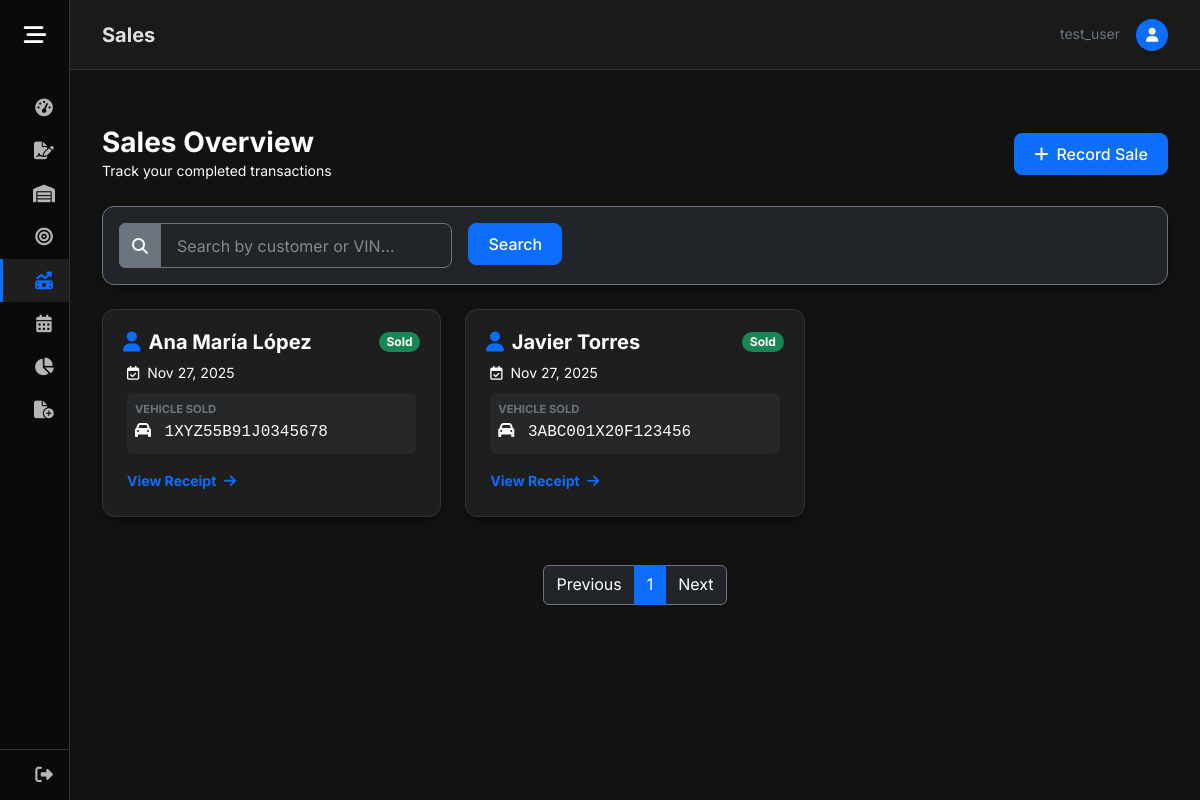
Page /sales (signed in) on the committed database.
### GDMFX/models.py (models this page shows, shortened)
class Sales(models.Model):
    lead = models.OneToOneField(Leads, on_delete=models.CASCADE)
    created_at = models.DateTimeField(auto_now_add=True)
    vehicle_sold = models.ForeignKey(Vehicles, on_delete=models.SET_NULL, null=True, blank=True)
    PHASE_CHOICES = [
        ('Test Drive', 'Test Drive'),
        ('In progress', 'In progress'),
        ('Closed', 'Closed'),
    ]
    phase = models.CharField(max_length=20, choices=PHASE_CHOICES, default='Test Drive')
    selling_date = models.DateField(null=True, blank=True)
    user = models.ForeignKey(User, on_delete=models.CASCADE)

class Leads(models.Model):
    name = models.CharField(max_length=150)
    interested = models.ForeignKey(Vehicles, on_delete=models.SET_NULL, null=True, blank=True)
    source = models.CharField(max_length=150)
    LEAD_STATUS_CHOICES = [
        ('Interested', 'Interested'),
        ('Contacted', 'Contacted'),
        ('Qualified', 'Qualified'),
    ]
    status = models.CharField(max_length=20, choices=LEAD_STATUS_CHOICES, default='Interested')
    user = models.ForeignKey(User, on_delete=models.SET_NULL, null=True, blank=True)
    contact_date = models.DateTimeField(null=True, blank=True)
    bullet = models.DecimalField(max_digits=12, decimal_places=2, null=True, blank=True)

class Vehicles(models.Model):
    vin = models.CharField(max_length=17, unique=True)
    brand = models.CharField(max_length=50)
    model = models.CharField(max_length=50)
    CONDITION_CHOICES = [
        ('Used', 'Used'),
        ('New', 'New'),
    ]
    condition = models.CharField(max_length=10, choices=CONDITION_CHOICES)
    km = models.IntegerField(default=0)
    color = models.CharField(max_length=50)
    price_adquisition = models.DecimalField(max_digits=12, decimal_places=2, null=True, blank=True)
    selling_price = models.DecimalField(max_digits=12, decimal_places=2, null=True, blank=True)
    integration_date = models.DateField(null=True, blank=True)
    STATUS_CHOICES = [
        ('Available', 'Available'),
        ('Sold', 'Sold'),
    ]
    status = models.CharField(max_length=10, choices=STATUS_CHOICES)
    user = models.ForeignKey(User, on_delete=models.CASCADE)

### GDMFX/views.py (the view)
# urls.py: path('sales', views.sales, name='sales'),
@login_required
def sales(request):
    if request.method == "POST":
        search = request.POST['search']
        if search:
            sale = Sales.objects.filter(
                Q(lead__name__contains=search) | Q(vehicle_sold__vin__contains=search),
                user=request.user
            )
        else:
            sale = Sales.objects.filter(user=request.user)
        paginator = Paginator(sale, ITEMS_PER_PAGE)
        page_number = request.GET.get('page')
        page_obj = paginator.get_page(page_number)
        return render(request, 'sales.html',{'sales': page_obj} )
    else:
        sale = Sales.objects.filter(user=request.user)
        paginator = Paginator(sale, ITEMS_PER_PAGE)
        page_number = request.GET.get('page')
        page_obj = paginator.get_page(page_number)
        return render(request, 'sales.html',{'sales': page_obj} )

### GDMFX/templates/sales.html (shortened to what this page needs)
{% extends 'base.html' %}
{% load static %}
{% block page_title %}Sales{% endblock %}
{% block content %}
<div class="row mb-4 align-items-center">
    <div class="col-md-6">
        <h1 class="h3 mb-0 text-white fw-bold">Sales Overview</h1>
        <p class="text-white small mb-0">Track your completed transactions</p>
    </div>
    <div class="col-md-6 text-md-end mt-3 mt-md-0">
        <a href="{% url 'new_sale' %}" class="btn btn-primary">
            <i class="fa-solid fa-plus me-2"></i>Record Sale
        </a>
    </div>
</div>
<form method="POST">
    <div class="row mb-4">
        <div class="col-md-12">
            <div class="card bg-dark border-secondary">
                <div class="card-body p-3">
                    <div class="row g-3">
                        <div class="col-md-4">
                            <div class="input-group">
                                <span class="input-group-text bg-secondary border-secondary text-light"><i
                                        class="fa-solid fa-magnifying-glass"></i></span>
                                <input type="text" class="form-control bg-dark text-light border-secondary"
                                    placeholder="Search by customer or VIN..." name="search">
                            </div>
                        </div>
                        <div class="col-md-3">
                            <button type="submit" class="btn btn-primary">Search</button>
                        </div>
                    </div>
                </div>
            </div>
        </div>
    </div>
</form>
<div class="row row-cols-1 row-cols-md-2 row-cols-lg-3 g-4">
    {% for sale in sales.object_list %}
    <div class="col">
        <a href="{% url 'show_sales' sale.id %}" class="text-decoration-none">
            <div class="card card-premium h-100 card-hover">
                <div class="card-header d-flex justify-content-between align-items-center border-bottom-0 pb-0">
                    <div>
                        <h5 class="card-title text-white fw-bold mb-0">
                            <i class="fa-solid fa-user me-2 text-primary"></i>{{ sale.lead.name }}
                        </h5>
                    </div>
                    <span class="badge bg-success rounded-pill">Sold</span>
                </div>
                <div class="card-body pt-2">
                    <p class="text-white small mb-2">
                        <i class="fa-regular fa-calendar-check me-1"></i> {{ sale.created_at|date:"M d, Y" }}
                    </p>
                    <div class="p-2 rounded bg-secondary bg-opacity-10 mb-3">
                        <small class="d-block text-secondary text-uppercase fw-bold" style="font-size: 0.7rem;">Vehicle
                            Sold</small>
                        <span class="text-light fw-medium font-monospace">
                            {% if sale.vehicle_sold %}
                            <i class="fa-solid fa-car me-1"></i> {{ sale.vehicle_sold.vin }}
                            {% else %}
                            <span class="text-white">N/A</span>
                            {% endif %}
                        </span>
                    </div>
                    <div class="d-flex justify-content-between align-items-center mt-3">
                        <span class="text-primary small fw-bold">View Receipt <i
                                class="fa-solid fa-arrow-right ms-1"></i></span>
                    </div>
                </div>
            </div>
        </a>
    </div>
    {% endfor %}
</div>
<nav aria-label="Page navigation" class="mt-5">
    <ul class="pagination justify-content-center">
        {% if sales.has_previous %}
        <li class="page-item">
            <a class="page-link bg-dark text-white border-secondary"
                href="?page={{ sales.previous_page_number }}">Previous</a>
        </li>
        {% else %}
        <li class="page-item disabled">
            <span class="page-link bg-dark text-white border-secondary">Previous</span>
        </li>
        {% endif %}
        {% for i in sales.paginator.page_range %}
        {% if sales.number == i %}
        <li class="page-item active" aria-current="page"><span class="page-link border-primary">{{ i }}</span></li>
        {% else %}
        <li class="page-item"><a class="page-link bg-dark text-white border-secondary" href="?page={{ i }}">{{ i }}</a>
        </li>
        {% endif %}
        {% endfor %}
        {% if sales.has_next %}
        <li class="page-item">
            <a class="page-link bg-dark text-white border-secondary" href="?page={{ sales.next_page_number }}">Next</a>
        </li>
        {% else %}
        <li class="page-item disabled">
            <span class="page-link bg-dark text-white border-secondary">Next</span>
        </li>
        {% endif %}
    </ul>
</nav>
{% endblock %}

### GDMFX/templates/base.html (shortened to what this page needs)
<!DOCTYPE html>
<html lang="en">
<head>
    {% load static %}
    <link href="https://cdn.jsdelivr.net/npm/bootstrap@5.3.3/dist/css/bootstrap.min.css" rel="stylesheet">
    <link rel="stylesheet" href="{% static 'css/base.css' %}?v=7">
    <link rel="stylesheet" href="https://cdnjs.cloudflare.com/ajax/libs/font-awesome/6.4.0/css/all.min.css">
    <link rel="stylesheet" href="https://cdn.jsdelivr.net/npm/flatpickr/dist/flatpickr.min.css">
    <link rel="stylesheet" type="text/css" href="https://npmcdn.com/flatpickr/dist/themes/dark.css">
</head>
<body class="{% if user.is_authenticated %}dashboard-body{% endif %}">
    {% if user.is_authenticated %}
    <div class="wrapper">
        <aside id="sidebar">
            <div class="sidebar-header d-flex align-items-center">
                <button id="toggle-btn" type="button" aria-label="Toggle Sidebar">
                    <i class="fa-solid fa-bars-staggered"></i>
                </button>
            </div>
            <ul class="sidebar-nav">
                <li class="sidebar-item">
                    <a href="{% url 'dashboard' %}"
                        class="sidebar-link {% if request.resolver_match.url_name == 'dashboard' %}active{% endif %}">
                        <i class="fa-solid fa-gauge-high"></i>
                    </a>
                </li>
                <li class="sidebar-item">
                    <a href="{% url 'contract' %}"
                        class="sidebar-link {% if 'contract' in request.path %}active{% endif %}">
                        <i class="fa-solid fa-file-signature"></i>
                    </a>
                </li>
                <li class="sidebar-item">
                    <a href="{% url 'inventory' %}"
                        class="sidebar-link {% if 'inventory' in request.path %}active{% endif %}">
                        <i class="fa-solid fa-warehouse"></i>
                    </a>
                </li>
                <li class="sidebar-item">
                    <a href="{% url 'leads' %}" class="sidebar-link {% if 'leads' in request.path %}active{% endif %}">
                        <i class="fa-solid fa-bullseye"></i>
                    </a>
                </li>
                <li class="sidebar-item">
                    <a href="{% url 'sales' %}" class="sidebar-link {% if 'sales' in request.path %}active{% endif %}">
                        <i class="fa-solid fa-money-bill-trend-up"></i>
                    </a>
                </li>
                <li class="sidebar-item">
                    <a href="{% url 'meets' %}" class="sidebar-link {% if 'meets' in request.path %}active{% endif %}">
                        <i class="fa-solid fa-calendar-days"></i>
                    </a>
                </li>
                <li class="sidebar-item">
                    <a href="{% url 'reports' %}" class="sidebar-link">
                        <i class="fa-solid fa-chart-pie"></i>
                    </a>
                </li>
                <li class="sidebar-item">
                    <a href="#" id="newEntryToggle" class="sidebar-link dropdown-toggle collapsed"
                        data-bs-toggle="collapse" data-bs-target="#formsSubmenu">
                        <i class="fa-solid fa-file-circle-plus"></i>
                    </a>
                </li>
            </ul>
            <div class="sidebar-footer">
                <a href="{% url 'logout' %}" class="sidebar-link logout-link">
                    <i class="fa-solid fa-right-from-bracket"></i>
                </a>
            </div>
        </aside>
        <main class="main">
            <nav class="navbar navbar-top mb-4">
                <div class="container-fluid px-0">
                    <h2 class="h5 mb-0 fw-bold">{% block page_title %}Overview{% endblock %}</h2>
                    <div class="ms-auto d-flex align-items-center">
                        <span class="text-secondary small me-3 d-none d-md-inline">{{ user.username }}</span>
                        <div class="bg-primary rounded-circle"
                            style="width: 32px; height: 32px; display: flex; align-items: center; justify-content: center;">
                            <i class="fa-solid fa-user text-white small"></i>
                        </div>
                    </div>
                </div>
            </nav>
            <div class="content-container">
                {% block content %}{% endblock %}
            </div>
        </main>
    </div>
    {% else %}
    <div class="auth-container">
        {% block auth_content %}
        {% endblock %}
    </div>
    {% endif %}
</body>
</html>

### static/css/base.css (style rules this page uses)
:root { --main-bg: #121212; --secondary-bg: #1a1a1a; --card-bg: #1e1e1e; --text-main: #e0e0e0; --text-muted: #a0a0a0; --text-light: #ffffff; --primary-color: #0d6efd; --primary-hover: #0b5ed7; --danger-color: #dc3545; --success-color: #198754; --warning-color: #ffc107; --sidebar-bg: #0a0a0a; --sidebar-link-hover: #1e1e1e; --sidebar-width-collapsed: 70px; --sidebar-width-expanded: 260px; --transition-speed: 0.25s; --box-shadow-card: 0 4px 6px rgba(0, 0, 0, 0.3); --box-shadow-hover: 0 10px 15px rgba(0, 0, 0, 0.4); --border-color: #333333; }
body { background-color: var(--main-bg); color: var(--text-main); font-family: 'Inter', sans-serif; margin: 0; overflow-x: hidden; line-height: 1.6; }
a { text-decoration: none; transition: 0.3s; color: var(--primary-color); }
h1, h2, h3, h4, h5, h6 { color: var(--text-light); font-weight: 600; }
.card { background-color: var(--card-bg); border: 1px solid var(--border-color); border-radius: 12px; box-shadow: var(--box-shadow-card); transition: transform 0.2s, box-shadow 0.2s; color: var(--text-main); }
.card-header { background-color: transparent; border-bottom: 1px solid var(--border-color); padding: 1.25rem; font-weight: 600; }
.card-body { padding: 1.5rem; }
.form-control, .form-select { background-color: #2d2d2d; border: 1px solid #404040; color: var(--text-light); border-radius: 8px; padding: 0.6rem 1rem; }
.form-control::placeholder { color: #888; }
.btn { border-radius: 8px; padding: 0.5rem 1.2rem; font-weight: 500; transition: all 0.2s; }
.btn-primary { background-color: var(--primary-color); border-color: var(--primary-color); }
#sidebar { width: var(--sidebar-width-collapsed); min-width: var(--sidebar-width-collapsed); z-index: 1050; transition: all var(--transition-speed) cubic-bezier(0.4, 0, 0.2, 1); display: flex; flex-direction: column; background-color: var(--sidebar-bg); position: fixed; top: 0; bottom: 0; height: 100vh; left: 0; border-right: 1px solid var(--border-color); }
.sidebar-header { padding: 1.2rem 0; height: 70px; display: flex; align-items: center; justify-content: flex-start; }
#toggle-btn { background: transparent; cursor: pointer; border: 0; min-width: var(--sidebar-width-collapsed); width: var(--sidebar-width-collapsed); text-align: center; color: var(--text-light); display: flex; align-items: center; justify-content: center; height: 100%; }
#toggle-btn i { font-size: 1.4rem; color: var(--text-light); }
.sidebar-nav { padding: 1rem 0; flex: 1 1 auto; list-style: none; overflow-y: auto; overflow-x: hidden; }
#sidebar:not(.expand) .sidebar-nav { overflow: visible; }
.sidebar-link { padding: 0.8rem 1.625rem; color: #b5b5b5; display: flex; align-items: center; font-size: 0.95rem; white-space: nowrap; border-left: 3px solid transparent; text-decoration: none; }
.sidebar-link i { font-size: 1.1rem; min-width: 30px; margin-right: 10px; text-align: center; }
.sidebar-link:hover, .sidebar-link.active { color: #fff; background-color: var(--sidebar-link-hover); border-left-color: var(--primary-color); text-decoration: none; }
.sidebar-link.active i { color: var(--primary-color); }
#sidebar:not(.expand) .sidebar-link.dropdown-toggle::after { display: none !important; }
#sidebar:not(.expand) .sidebar-item { position: relative; }
.sidebar-footer { border-top: 1px solid var(--border-color); padding: 0; }
.logout-link { padding: 1rem 1.625rem; }
.main { margin-left: var(--sidebar-width-collapsed); transition: margin-left var(--transition-speed) cubic-bezier(0.4, 0, 0.2, 1); width: auto; min-height: 100vh; padding: 0; background-color: var(--main-bg); }
.navbar-top { height: 70px; background-color: var(--secondary-bg); border-bottom: 1px solid var(--border-color); padding: 0 2rem; display: flex; align-items: center; }
.content-container { padding: 2rem; }

### rows in the picture
Sales: lead.name "Ana María López", created_at "Nov 27, 2025", vehicle_sold.vin "1XYZ55B91J0345678"
Sales: lead.name "Javier Torres", created_at "Nov 27, 2025", vehicle_sold.vin "3ABC001X20F123456"

### other values in the picture
{{ user.username }} "test_user"
{{ i }} "1"
